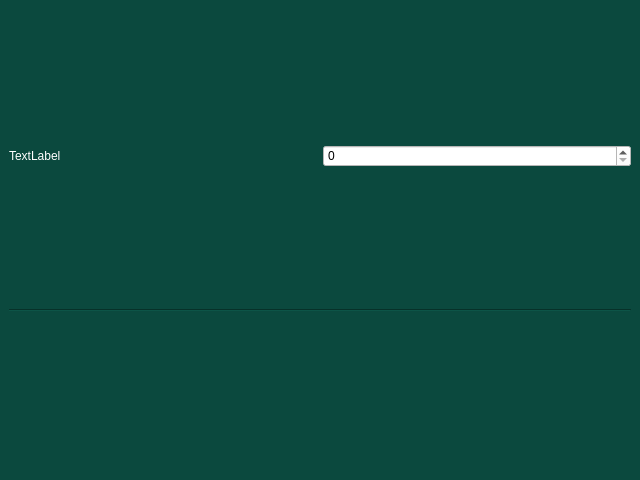
<?xml version="1.0" encoding="UTF-8"?>
<ui version="4.0">
 <class>MainWindow</class>
 <widget class="QMainWindow" name="MainWindow">
  <property name="geometry">
   <rect>
    <x>0</x>
    <y>0</y>
    <width>640</width>
    <height>480</height>
   </rect>
  </property>
  <property name="windowTitle">
   <string>E.W.A.S Software</string>
  </property>
  <property name="styleSheet">
   <string notr="true"> background-color: rgb(11, 73, 62);</string>
  </property>
  <widget class="QWidget" name="centralwidget">
   <layout class="QGridLayout" name="gridLayout">
    <item row="2" column="0" colspan="2">
     <layout class="QGridLayout" name="gridLayout_2"/>
    </item>
    <item row="0" column="1">
     <widget class="QSpinBox" name="spinBox">
      <property name="styleSheet">
       <string notr="true">background-color: rgb(255, 255, 255);</string>
      </property>
     </widget>
    </item>
    <item row="0" column="0">
     <widget class="QLabel" name="label">
      <property name="styleSheet">
       <string notr="true">color: rgb(255, 255, 255);</string>
      </property>
      <property name="text">
       <string>TextLabel</string>
      </property>
     </widget>
    </item>
    <item row="1" column="0" colspan="2">
     <widget class="Line" name="line">
      <property name="orientation">
       <enum>Qt::Horizontal</enum>
      </property>
     </widget>
    </item>
   </layout>
  </widget>
  <widget class="QStatusBar" name="statusbar"/>
 </widget>
 <resources/>
 <connections/>
</ui>
